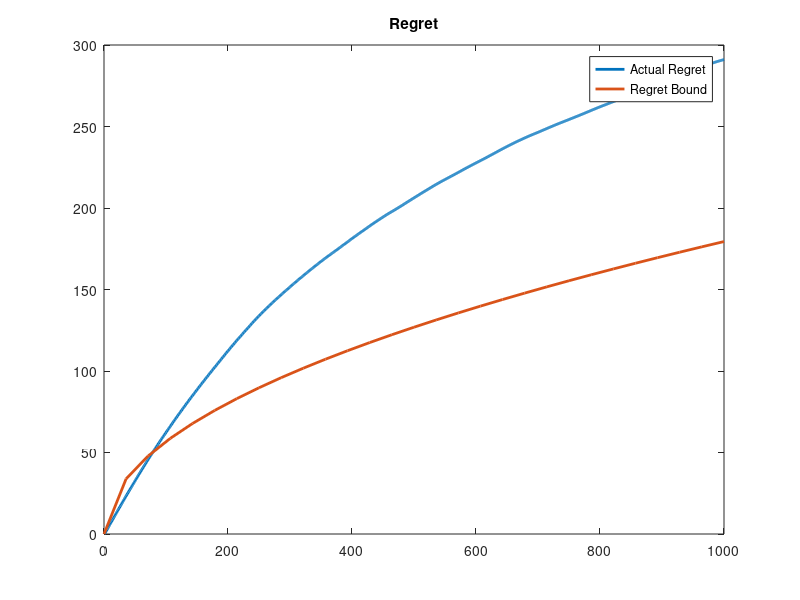

Write MATLAB code to recreate this figure.
%%% EXP3 is an exponential weighted algorithm for exploration and
%%% explotation that benefits an almost optimal regret bound, up to a
%%% factor 2sqrt(nlogn). Action is taken randomly by the weights which are
%%% updated in an exponential manner. Furthermore there is a egalitarianism
%%% factor which tunes the desire to pick an action uniformly, gamma.
% In this particular setting there are K discrete actions in an online
% setting with full information. 
clear
close all
clc
set(0,'DefaultLineLineWidth',2);            % Set linethickness for plots
%% Model parameters
% Egalitarianism factor (greedy factor)
gamma = 0.01;
% Online running length
T = 1000;
% Action space
K = 5;
% Adverserial
p = [0 1/5 1/5 0 0];%
p = randi(10,1,K); 
p = p/sum(p);
Xt = mnrnd(1,p,T)';
[~,A] = max(Xt);
%% EXP3
% Initalization 
w = ones(K,T); 
Xes = zeros(K,T);
It = zeros(T,1);
BP = zeros(T,1);
r = zeros(T,1);
R = zeros(T,1);
% Loop
for i = 1:T-1
    P(:,i) = (1-gamma)*w(:,i)/sum(w(:,i)) + gamma/K;
    [~,It(i)] = max(mnrnd(1,P(:,i)));
    % At this stage we play It and observe the adversarial 
    Xes(:,i) = Xt(:,i)./P(:,i);
    w(:,i+1) = w(:,i).*exp(gamma*Xes(:,i)/K);
    % Best player
    [~,BP(i)] = max(mnrnd(1,p));
    % Rt = E[sum(A-It) - min_i sum(A-It)] = E[sum(It)-sum(I*)]
    r(i) = abs(linspace(1,K,K)*P(:,i) - linspace(1,K,K)*p');
    R(i+1) = R(i) + r(i);
end
%% Visualize results
% Plot loss
figure
plot(R)
hold on
y = @(x) 2*sqrt(x*K*log(K));    % Bound
fplot(y,[0,T])
title('Regret')
legend('Actual Regret', 'Regret Bound')
% Compare pdf's
fprintf('Original distribution and estimated distrubtion: \n It = 1; %.2f %.2f \n It = 2; %.2f %.2f \n It = 3; %.2f %.2f \n It = 4; %.2f %.2f \n It = 5; %.2f %.2f \n\n',p(1),P(1,end),p(2),P(2,end),p(3),P(3,end),p(4),P(4,end),p(5),P(5,end))
fprintf('Regret %.0f \n',sum(It ~= A'))
fprintf('Normalized regret %.3f \n',sum(It ~= A')/2/sqrt(T*K*log(K)))
